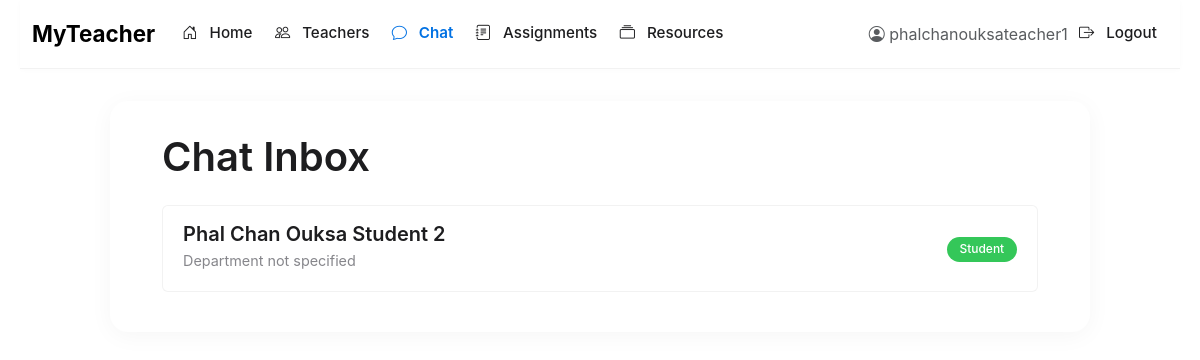
/chat/ (signed in), run on the app's committed database.
### accounts/models.py (models this page shows, shortened)
class UserProfile(models.Model):
    ROLE_CHOICES = (
        ('admin', 'Admin'),
        ('teacher', 'Teacher'),
        ('student', 'Student'),
    )
    user = models.OneToOneField(User, on_delete=models.CASCADE, related_name='profile')
    role = models.CharField(max_length=10, choices=ROLE_CHOICES, default='student')
    identifier = models.CharField(max_length=20, unique=True, blank=True, null=True)
    date_of_birth = models.DateField(null=True, blank=True)
    address = models.TextField(blank=True)
    phone_number = models.CharField(max_length=15, blank=True)
    joining_date = models.DateField(auto_now_add=True)

### chat/views.py (the view)
# urls.py: path('', views.inbox, name='inbox'),
@login_required
def inbox(request):
    user_profile = request.user.profile
    sent_to = ChatMessage.objects.filter(sender=user_profile).values_list('receiver', flat=True).distinct()
    received_from = ChatMessage.objects.filter(receiver=user_profile).values_list('sender', flat=True).distinct()
    partner_ids = set(list(sent_to) + list(received_from))
    chat_partners = UserProfile.objects.filter(id__in=partner_ids)
    context = {
        'chat_partners': chat_partners,
        'user_profile': user_profile
    }
    return render(request, 'chat/inbox.html', context)

### templates/chat/inbox.html (shortened to what this page needs)
{% extends 'base.html' %}
{% block content %}
<div class="container">
    <h1 class="mb-4">Chat Inbox</h1>
    {% if chat_partners %}
        <div class="list-group">
            {% for partner in chat_partners %}
                <a href="{% url 'chat_detail' partner.id %}" class="list-group-item list-group-item-action">
                    <div class="d-flex w-100 justify-content-between align-items-center">
                        <div>
                            <h5 class="mb-1" style="font-weight: 600;">{{ partner.user.get_full_name }}</h5>
                            <p class="mb-1" style="color: var(--apple-medium-gray); font-size: 0.9rem;">{{ partner.department|default:"Department not specified" }}</p>
                        </div>
                        <div class="text-end">
                            {% if partner.role == 'teacher' %}
                                <span class="badge" style="background-color: var(--apple-blue);">Teacher</span>
                            {% else %}
                                <span class="badge" style="background-color: var(--apple-green);">Student</span>
                            {% endif %}
                        </div>
                    </div>
                </a>
            {% endfor %}
        </div>
    {% endif %}
</div>
{% endblock %}

### templates/base.html (shortened to what this page needs)
<!DOCTYPE html>
<html lang="en">
  <head>
    <link
      href="https://cdn.jsdelivr.net/npm/bootstrap@5.3.0/dist/css/bootstrap.min.css"
      rel="stylesheet"
    />
    <link
      href="https://cdn.jsdelivr.net/npm/bootstrap-icons@1.11.0/font/bootstrap-icons.css"
      rel="stylesheet"
    />
    <link
      href="https://fonts.cdnfonts.com/css/sf-pro-display"
      rel="stylesheet"
    />
  </head>
  <body>
    <div class="container">
      <nav class="navbar navbar-expand-lg navbar-light">
        <div class="container-fluid">
          <a class="navbar-brand fw-bold" href="{% url 'home' %}">MyTeacher</a>
          <div class="collapse navbar-collapse" id="navbarNav">
            <ul class="navbar-nav me-auto">
              {% if user.is_authenticated %} {% url 'home' as home_url %}
              <li class="nav-item">
                <a
                  class="nav-link {% if request.path == home_url %}active{% endif %}"
                  href="{{ home_url }}"
                >
                  <i class="bi bi-house-door"></i> Home
                </a>
              </li>
              {% url 'teacher_list' as teacher_list_url %}
              <li class="nav-item">
                <a
                  class="nav-link {% if request.path == teacher_list_url %}active{% endif %}"
                  href="{{ teacher_list_url }}"
                >
                  <i class="bi bi-people"></i> Teachers
                </a>
              </li>
              {% url 'inbox' as inbox_url %}
              <li class="nav-item">
                <a
                  class="nav-link {% if request.path == inbox_url or '/chat/' in request.path %}active{% endif %}"
                  href="{{ inbox_url }}"
                >
                  <i class="bi bi-chat"></i> Chat
                </a>
              </li>
              {% url 'assignments:assignment-list' as assignments_url %}
              <li class="nav-item">
                <a
                  class="nav-link {% if request.path == assignments_url or '/assignments/' in request.path %}active{% endif %}"
                  href="{{ assignments_url }}"
                >
                  <i class="bi bi-journal-text"></i> Assignments
                </a>
              </li>
              {% url 'resources:list' as resources_url %}
              <li class="nav-item">
                <a
                  class="nav-link {% if request.path == resources_url or '/resources/' in request.path %}active{% endif %}"
                  href="{{ resources_url }}"
                >
                  <i class="bi bi-collection"></i> Resources
                </a>
              </li>
              {% endif %}
            </ul>
            <ul class="navbar-nav ms-auto">
              {% if user.is_authenticated %}
              <li class="nav-item d-flex align-items-center">
                <span class="text-muted"
                  ><i class="bi bi-person-circle"></i> {{ user.username }}</span
                >
              </li>
              <li class="nav-item">
                <a class="nav-link" href="{% url 'logout' %}"
                  ><i class="bi bi-box-arrow-right"></i> Logout</a
                >
              </li>
              {% endif %}
            </ul>
          </div>
        </div>
      </nav>
      <div class="content">{% block content %}{% endblock %}</div>
    </div>
  </body>
</html>

### templates/base.html (style rules this page uses)
:root { --apple-white: #ffffff; --apple-light-gray: #f5f5f7; --apple-medium-gray: #86868b; --apple-dark-gray: #1d1d1f; --apple-black: #000000; --apple-blue: #0071e3; --apple-blue-hover: #0077ed; --apple-red: #ff3b30; --apple-green: #34c759; }
* { margin: 0; padding: 0; box-sizing: border-box; }
body { font-family: "SF Pro Display", -apple-system, BlinkMacSystemFont, sans-serif; background-color: var(--apple-white); color: var(--apple-dark-gray); line-height: 1.5; font-weight: 400; -webkit-font-smoothing: antialiased; -moz-osx-font-smoothing: grayscale; overflow-x: hidden; }
h1, h2, h3, h4, h5, h6 { font-weight: 600; }
.container { max-width: 1200px; padding: 0 20px; }
.content { max-width: 980px; margin: 2rem auto; padding: 2rem; background-color: var(--apple-white); border-radius: 18px; box-shadow: 0 4px 24px rgba(0, 0, 0, 0.04); transition: transform 0.3s ease, box-shadow 0.3s ease; }
.navbar { background-color: rgba(255, 255, 255, 0.8) !important; backdrop-filter: saturate(180%) blur(20px); -webkit-backdrop-filter: saturate(180%) blur(20px); border-bottom: 1px solid rgba(0, 0, 0, 0.05); box-shadow: 0 1px 6px rgba(0, 0, 0, 0.02); padding: 0.75rem 0; margin-bottom: 2rem; transition: background-color 0.3s ease; }
.navbar-brand { font-weight: 600; font-size: 1.4rem; color: var(--apple-black); transition: color 0.2s ease; }
.navbar .nav-link { color: var(--apple-dark-gray); padding: 0.5rem 1rem; font-weight: 500; font-size: 0.95rem; margin: 0 0.2rem; position: relative; }
.navbar .nav-link.active { color: var(--apple-blue); font-weight: 600; }
.navbar .nav-link i { margin-right: 0.5rem; }
.list-group-item { border-radius: 12px; margin-bottom: 0.5rem; border: 1px solid rgba(0, 0, 0, 0.05); padding: 1rem 1.25rem; transition: all 0.3s ease; }
.list-group-item-action { color: var(--apple-dark-gray); }
.badge { border-radius: 980px; padding: 0.4rem 0.8rem; font-weight: 500; font-size: 0.75rem; }

### data on the page
UserProfile: user.get_full_name "Phal Chan Ouksa Student 2", department "Department not specified", role "Student"

### other printed values
{{ user.username }} "phalchanouksateacher1"
